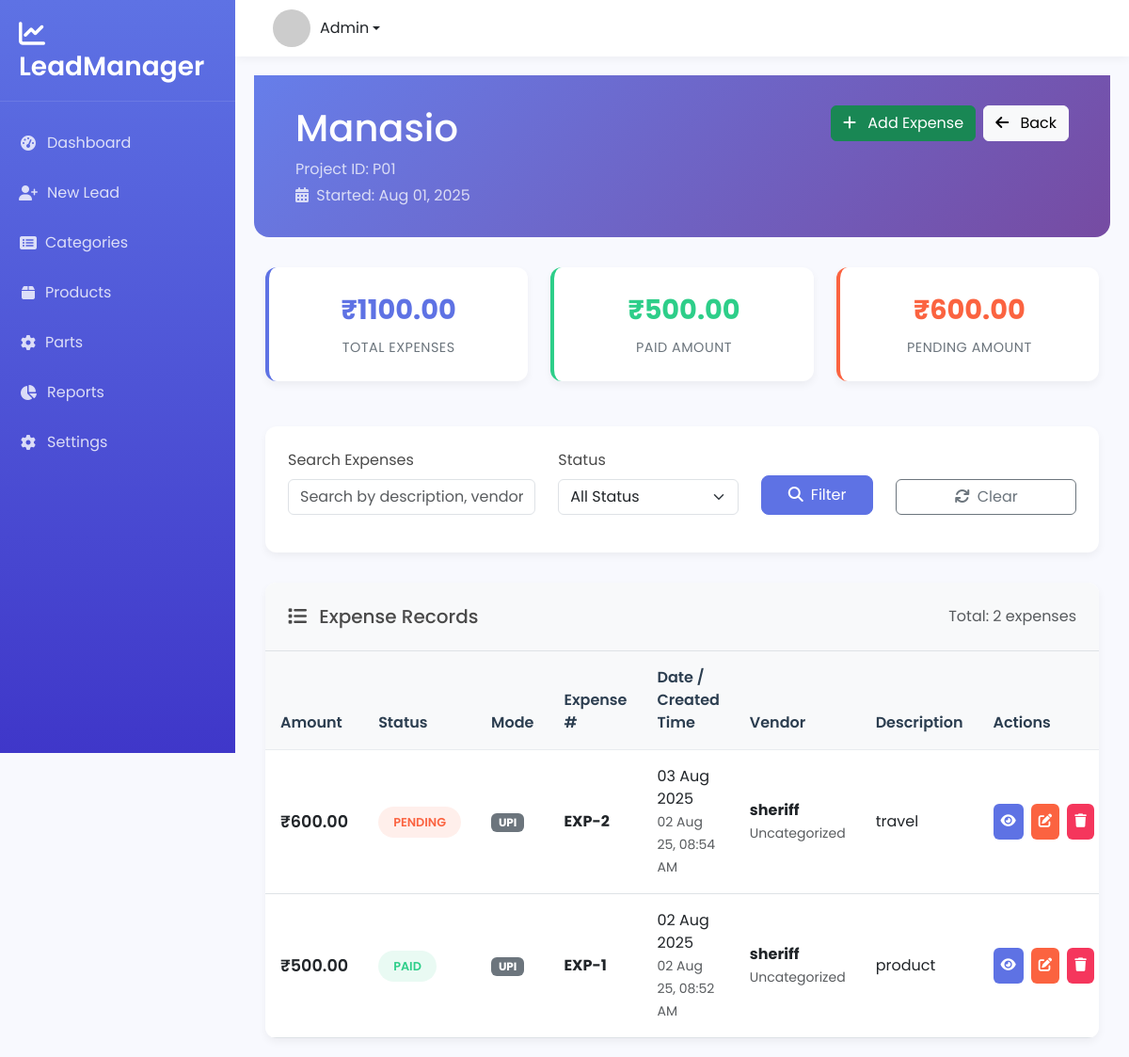
The page /expenses/project/2/ (signed in) on the database as committed earlier.
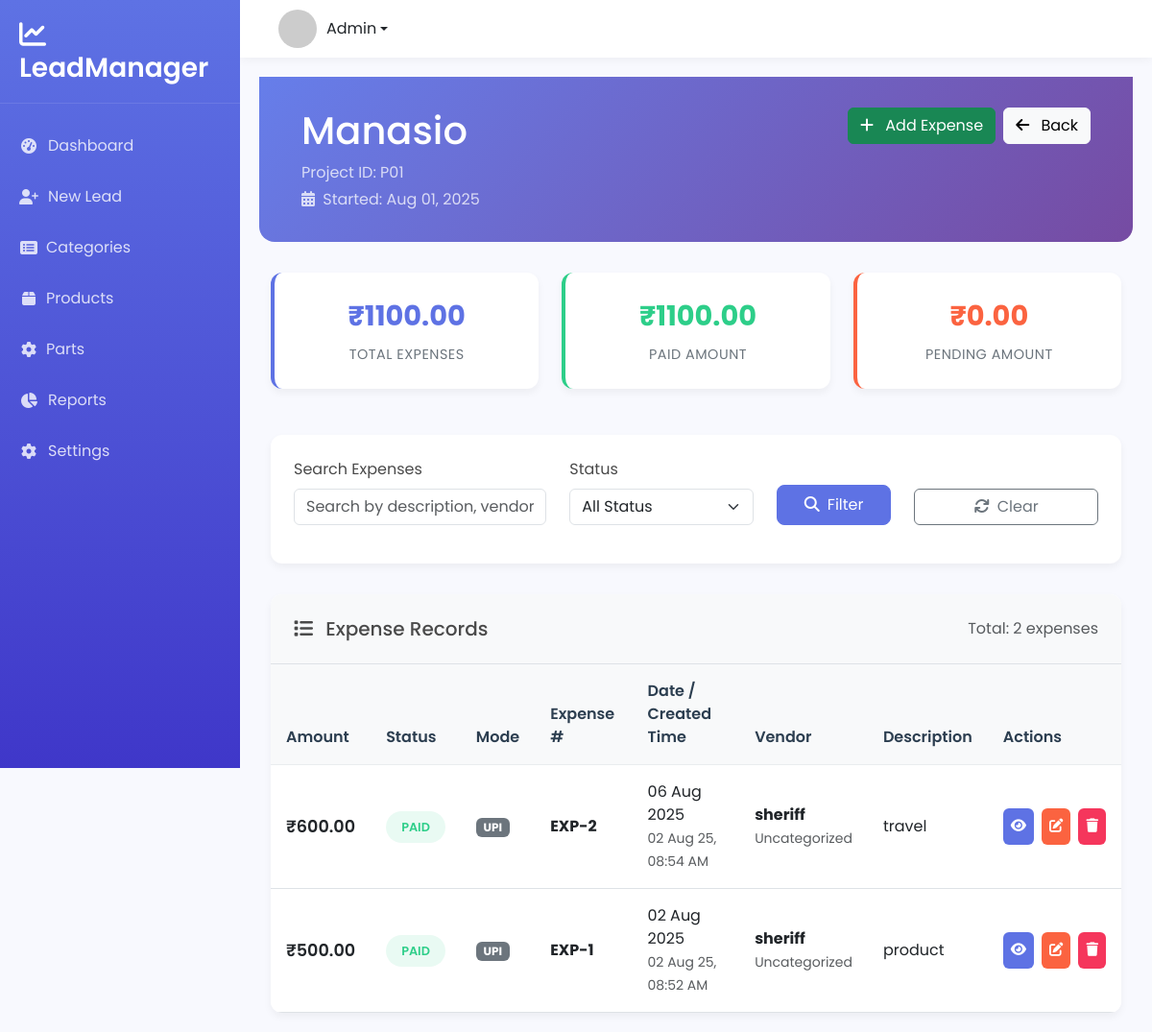
The same page on the database as committed later.
### leads/models.py (models this page shows, shortened)
class Expense(models.Model):
    PAYMENT_TYPES = [
        ('UPI', 'UPI'),
        ('Net Banking', 'Net Banking'),
        ('Cash', 'Cash'),
        ('Credit Card', 'Credit Card'),
        ('Debit Card', 'Debit Card'),
        ('Cheque', 'Cheque'),
    ]
    STATUS_CHOICES = [
        ('pending', 'Pending'),
        ('paid', 'Paid'),
        ('cancelled', 'Cancelled'),
    ]
    project = models.ForeignKey(Project, on_delete=models.CASCADE, related_name='expenses')
    expense_number = models.CharField(max_length=20, unique=True)
    amount = models.DecimalField(max_digits=10, decimal_places=2)
    expense_date = models.DateField()
    category = models.ForeignKey(ExpenseCategory, on_delete=models.SET_NULL, null=True, blank=True)
    vendor = models.CharField(max_length=200, blank=True)
    description = models.TextField()
    notes = models.TextField(blank=True)
    payment_type = models.CharField(max_length=20, choices=PAYMENT_TYPES, default='UPI')
    status = models.CharField(max_length=20, choices=STATUS_CHOICES, default='pending')
    is_paid = models.BooleanField(default=False)
    created_by = models.ForeignKey(User, on_delete=models.CASCADE)
    created_at = models.DateTimeField(auto_now_add=True)
    updated_at = models.DateTimeField(auto_now=True)
    class Meta:
        ordering = ['-expense_date', '-created_at']

### leads/views.py (the view)
# urls.py: path('expenses/project/<int:project_id>/', views.project_detail, name='project_detail'),
@login_required
def project_detail(request, project_id):
    try:
        project = get_object_or_404(Project, id=project_id, created_by=request.user)
        expenses = project.expenses.all()
        search_query = request.GET.get('search', '')
        status_filter = request.GET.get('status', '')
        if search_query:
            expenses = expenses.filter(
                Q(description__icontains=search_query) |
                Q(vendor__icontains=search_query) |
                Q(expense_number__icontains=search_query)
            )
        if status_filter:
            expenses = expenses.filter(status=status_filter)
        paginator = Paginator(expenses, 10)
        page_number = request.GET.get('page')
        expenses = paginator.get_page(page_number)
        total_expenses = project.expenses.aggregate(
            total=Sum('amount'),
            paid=Sum('amount', filter=Q(status='paid')),
            pending=Sum('amount', filter=Q(status='pending'))
        )
        for key, value in total_expenses.items():
            if value is None:
                total_expenses[key] = 0
        context = {
            'project': project,
            'expenses': expenses,
            'search_query': search_query,
            'status_filter': status_filter,
            'total_expenses': total_expenses,
        }
        return render(request, 'expenses/project_details.html', context)
    except Exception as e:
        messages.error(request, f'Error loading project details: {str(e)}')
        return redirect('expense_dashboard')

### leads/templates/expenses/project_details.html (shortened to what the changed rows need)
{% extends "base.html" %}
{% block content %}
<div class="page-header">
    <div class="container-fluid">
        <div class="d-flex justify-content-between align-items-start">
            <div>
                <h1 class="mb-2">{{ project.project_name }}</h1>
            </div>
        </div>
    </div>
</div>
<div class="container-fluid">
    <div class="row stats-row">
        <div class="col-md-4">
            <div class="stats-card paid">
                <div class="stats-number" style="color: var(--success-color);">
                    ₹{{ total_expenses.paid|default:0|floatformat:2 }}
                </div>
                <div class="stats-label">Paid Amount</div>
            </div>
        </div>
        <div class="col-md-4">
            <div class="stats-card pending">
                <div class="stats-number" style="color: var(--warning-color);">
                    ₹{{ total_expenses.pending|default:0|floatformat:2 }}
                </div>
                <div class="stats-label">Pending Amount</div>
            </div>
        </div>
    </div>
    <div class="expense-table-card">
        {% if expenses %}
            <div class="table-responsive">
                <table class="table table-hover mb-0">
                    <thead>
                        <tr>
                            <th>Amount</th>
                            <th>Status</th>
                            <th>Mode</th>
                            <th>Expense #</th>
                            <th>Date / Created Time</th>
                            <th>Vendor</th>
                            <th>Description</th>
                            <th>Actions</th>
                        </tr>
                    </thead>
                    <tbody>
                        {% for expense in expenses %}
                            <tr>
                                <td>
                                    <span class="expense-amount">₹{{ expense.amount|floatformat:2 }}</span>
                                </td>
                                <td>
                                    <span class="status-badge status-{{ expense.status }}">
                                        {{ expense.get_status_display }}
                                    </span>
                                </td>
                                <td>
                                    <span class="badge bg-secondary">{{ expense.payment_type }}</span>
                                </td>
                                <td>
                                    <strong>{{ expense.expense_number }}</strong>
                                </td>
                                <td>
                                    <div>{{ expense.expense_date|date:"d M Y" }}</div>
                                    <small class="text-muted">{{ expense.created_at|date:"d M y, H:i A" }}</small>
                                </td>
                                <td>
                                    {% if expense.vendor %}
                                        <strong>{{ expense.vendor }}</strong><br>
                                        <small class="text-muted">{{ expense.category.name|default:"Uncategorized" }}</small>
                                    {% else %}
                                        <span class="text-muted">-</span>
                                    {% endif %}
                                </td>
                                <td>
                                    <div>{{ expense.description|truncatechars:50 }}</div>
                                </td>
                                <td>
                                    <div class="action-buttons">
                                        <a href="{% url 'view_expense' expense.id %}"
                                           class="btn btn-action btn-view" title="View">
                                            <i class="fas fa-eye"></i>
                                        </a>
                                        <a href="{% url 'edit_expense' expense.id %}"
                                           class="btn btn-action btn-edit" title="Edit">
                                            <i class="fas fa-edit"></i>
                                        </a>
                                        <button class="btn btn-action btn-delete"
                                                onclick="confirmDelete(`{{ expense.id }}`)" title="Delete">
                                            <i class="fas fa-trash"></i>
                                        </button>
                                    </div>
                                </td>
                            </tr>
                        {% endfor %}
                    </tbody>
                </table>
            </div>
        {% endif %}
    </div>
</div>
{% endblock %}

Rows that differ between the two databases and show on the page:
changed Expense "EXP-2": status "PENDING" → "PAID"; expense_date "03 Aug 2025" → "06 Aug 2025"
Other text that changed with them:
{{ total_expenses.paid|default:0|floatformat:2 }}: "500.00" → "1100.00"
{{ total_expenses.pending|default:0|floatformat:2 }}: "600.00" → "0.00"
